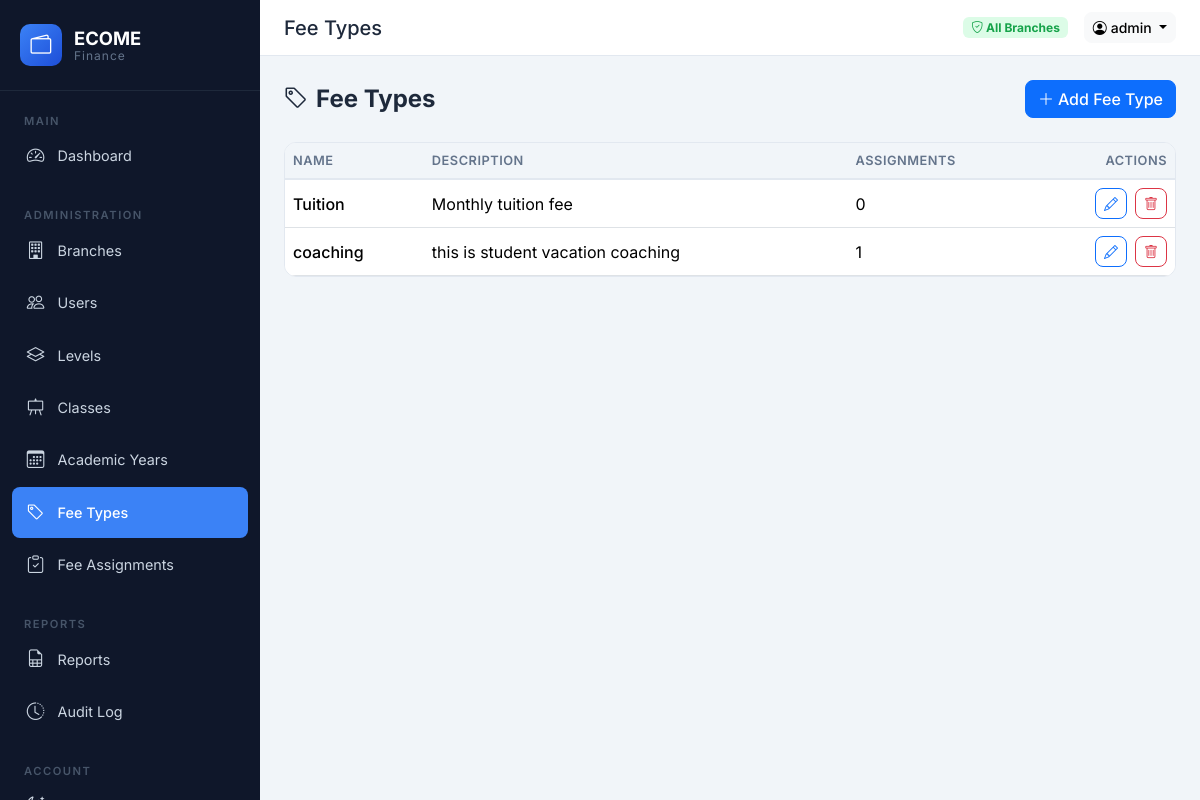
Before: /finance/fee-types/ (signed in) with the older database file.
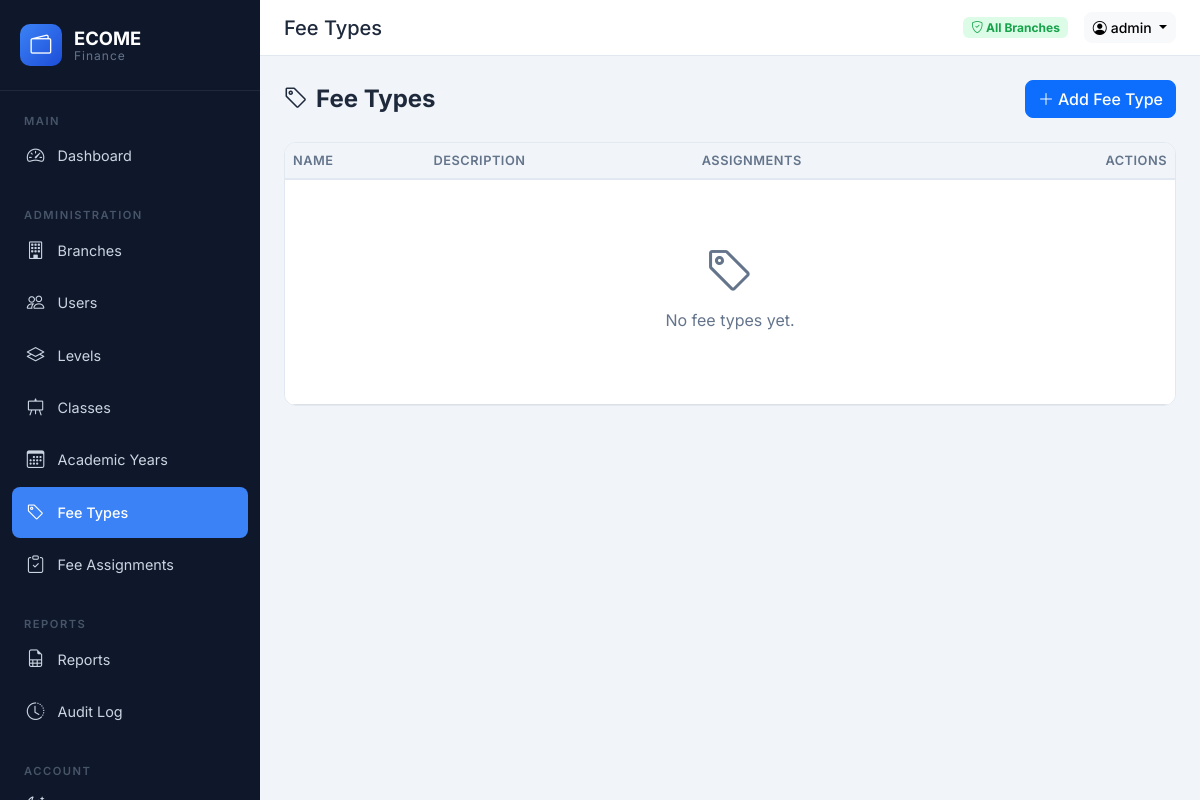
After: the same page with the newer database file.
### finance/models.py (models this page shows, shortened)
class FeeType(models.Model):
    name = models.CharField(max_length=100, unique=True)
    description = models.TextField(blank=True)
    created_at = models.DateTimeField(auto_now_add=True)
    class Meta:
        ordering = ["name"]

### finance/views.py (the view)
# urls.py: path("fee-types/", views.feetype_list, name="feetype_list"),
@login_required
@user_passes_test(is_admin)
def feetype_list(request):
    fee_types = FeeType.objects.all()
    return render(request, "finance/feetype_list.html", {"fee_types": fee_types})

### accounts/models.py (called while the page is built)
    @property
    def is_admin(self):
        return self.role == self.Role.ADMIN

    @property
    def is_registrar(self):
        return self.role == self.Role.REGISTRAR

    @property
    def is_accountant(self):
        return self.role == self.Role.ACCOUNTANT

### core/context_processors.py (called while the page is built)
def app_context(request):
    return {
        "SCHOOL_NAME": "ECOME Finance",
        "ALL_BRANCHES": Branch.objects.all() if request.user.is_authenticated else [],
    }

### finance/views.py (called while the page is built)
def is_admin(user):
    return user.is_authenticated and user.is_admin

### templates/finance/feetype_list.html (shortened to what this page needs)
{% extends 'base.html' %}
{% block page_title %}Fee Types{% endblock %}
{% block content %}
<div class="fade-in-up">
<div class="page-header">
    <h1><i class="bi bi-tag me-2"></i>Fee Types</h1>
    <div class="actions"><a href="{% url 'finance:feetype_create' %}" class="btn btn-primary"><i class="bi bi-plus-lg me-1"></i>Add Fee Type</a></div>
</div>
<div class="table-container table-responsive">
    <table class="table table-hover">
        <thead><tr><th>Name</th><th>Description</th><th>Assignments</th><th class="text-end">Actions</th></tr></thead>
        <tbody>
            {% for ft in fee_types %}
            <tr><td class="fw-medium">{{ ft.name }}</td><td>{{ ft.description|default:'-' }}</td><td>{{ ft.assignments.count }}</td>
                <td class="text-end">
                    <div class="d-flex gap-2 justify-content-end flex-wrap">
                    <a href="{% url 'finance:feetype_edit' ft.pk %}" class="btn btn-sm btn-outline-primary"><i class="bi bi-pencil"></i></a>
                    <a href="{% url 'finance:feetype_delete' ft.pk %}" class="btn btn-sm btn-outline-danger"><i class="bi bi-trash"></i></a>
                    </div>
                </td></tr>
            {% empty %}
            <tr><td colspan="4"><div class="empty-state"><i class="bi bi-tag"></i><p>No fee types yet.</p></div></td></tr>
            {% endfor %}
        </tbody>
    </table>
</div>
</div>
{% endblock %}

Changed rows visible on the page:
removed FeeType: name "Tuition", description "Monthly tuition fee", assignments.count "0"
removed FeeType: name "coaching", description "this is student vacation coaching", assignments.count "1"
Other visible differences:
text now shown: "No fee types yet."
